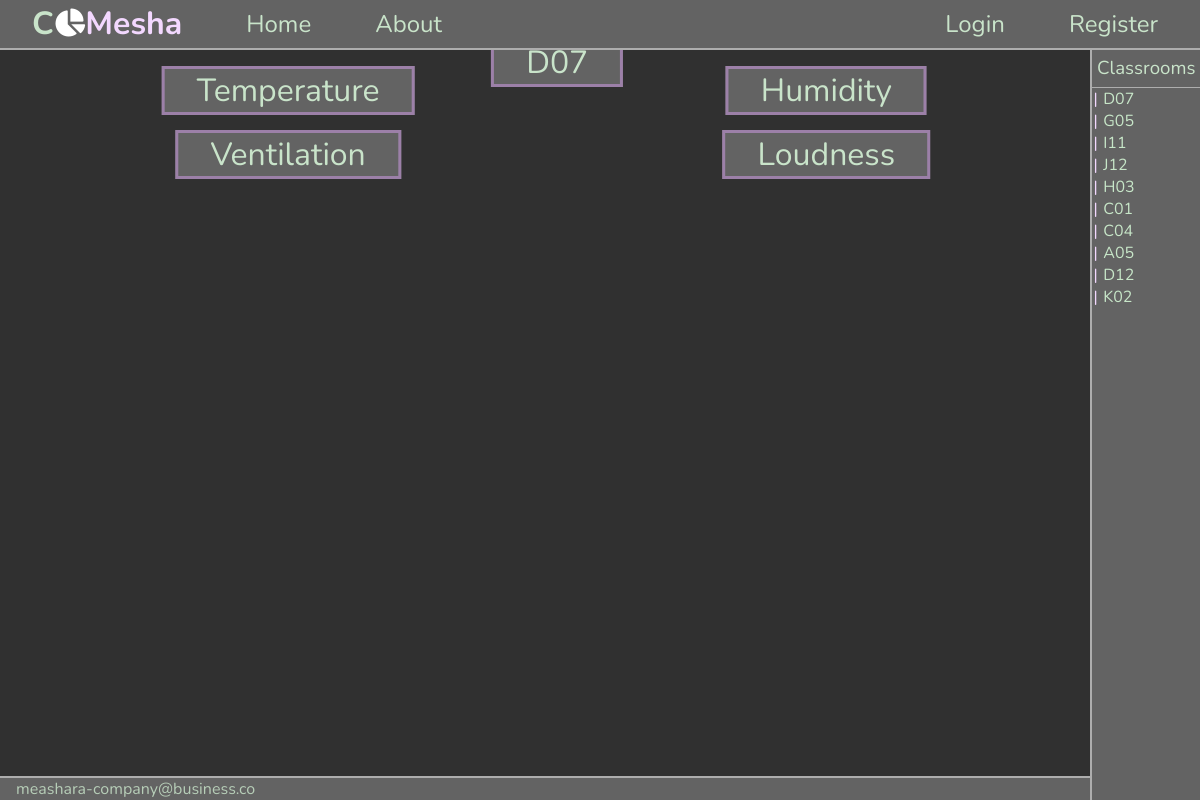
Screenshot of /classroom/D07 with the database file from the repository.
### database.py (models this page shows)
class Classroom(db.Model):
    __tablename__ = 'Classrooms'
    ClassroomID = db.Column(db.Text, primary_key=True)
    Teachers = db.relationship('Teacher', secondary='TeacherClassrooms', backref='classrooms')

### server.py (the view)
@app.route("/classroom/<string:classroom_id>")
def analytics(classroom_id):
    if classroom_id not in get_classrooms():
        abort(404)
    data = kowalski_analyze(classroom_id)
    loudness = data[1]
    temperature = data[2]
    humidity = data[3]
    ventilation = data[4]
    return (render_template("pages/analytics.html",
                            classroom=classroom_id, loudness=loudness,
                            temperature=temperature, humidity=humidity,
                            ventilation=ventilation))

### server.py (called while the page is built)
def get_classrooms():
    class_list = []
    with app.app_context():
        result = Classroom.query.with_entities(Classroom.ClassroomID).all()
        for i in result:
            class_list.append(i[0])
    return class_list

def tuple_to_list(content=tuple, convert_date=bool):
    result = []
    if convert_date:
        for i in content:
            temp_list = []
            date = i[0].split('-')
            new_date = f"new Date({date[0]}, {date[1]}, {date[2]})"
            temp_list.append(new_date)
            temp_list.append(i[1])
            result.append(temp_list)
    else:
        for i in content:
            result.append([*i])
    return result

### templates/pages/analytics.html (shortened to what this page needs)
{% extends 'layout.html' %}\
{% block content %}
<div class="chart-container">
    <div class="title"><h1  class='classroom'> {{classroom}} </h1></div>
    <div class="temp_chart">
        <div class="title"><h1>Temperature</h1></div>
    </div>
    <div class="humidity_chart">
        <div class="title"><h1>Humidity</h1></div>
    </div>
    <div class="vent_chart">
        <div class="title"> <h1>Ventilation</h1> </div>
    </div>
    <div class="loud_chart">
        <div class="title"><h1>Loudness</h1></div>
    </div>
</div>
{% endblock %}

### templates/sidebar.html
<h3 id="classroom-header"> Classrooms </h3>
<ul class="classroom-list">
{% for classroom in classrooms %}
    <li class="classroom-list-items"> <a href="/classroom/{{classroom}}"> {{classroom}} </a> </li>
{% endfor %}
</ul>

### static/css/layout.css (style rules this page uses)
.chart-container { margin: auto; margin-top: 1%; display: grid; grid-template-rows: 0.1fr 1fr 1fr; grid-template-columns: 1fr 1fr; grid-template-areas: "title title" "temp humidity" "vent loud"; -moz-column-gap: 10px; column-gap: 10px; }
.chart-container > *:not(.title) { border: 4px var(--edge-color) solid; background-color: #4d4949; }
.title { grid-area: title; margin: auto; position: relative; }
.title > h1 { position: absolute; left: 50%; transform: translate(-50%, 0); top: -1.7em; z-index: 1; padding: 0rem 2rem; font-size: 2rem; background: #636363; border: solid #9c80a8; border-radius: 0; font-weight: normal; }
.temp_chart, .loud_chart, .humidity_chart, .vent_chart { padding: 0.5rem; border-radius: 1rem; }
.temp_chart { grid-area: temp; margin: auto; }
.loud_chart { margin: auto; margin-top: 5%; grid-area: loud; }
.humidity_chart { grid-area: humidity; margin: auto; }
.vent_chart { margin: auto; margin-top: 5%; grid-area: vent; }
#classroom-header { text-align: center; padding: 0; margin: 5% 0; font-weight: normal; }
.classroom-list { margin: 0; padding: 0; overflow-y: auto; border-top: solid 1px var(--edge-color); }
.classroom-list-items { list-style: "|"; padding-left: 5%; margin-left: 5%; }
.classroom-list-items::marker { color: #F3D8FF; }
.classroom-list-items > a { color: #c7e6c8; }
:root { --text-color: #C9E4CA; --main-color: #636363; --main-color-darker: #303030; --border-color: white; --link-color: #F3D8FF; --small-box-color: #f3d8ff0e; --edge-color: #adadad; --react-color: #a195a7; }
html { box-sizing: border-box; min-width: 100vw; min-height: 100vh; font-family: "Nunito"; }
*, *:before, *:after { box-sizing: inherit; }
body { box-sizing: border-box; margin: 0; display: grid; width: 100vw; height: 100vh; grid-template-columns: 0.5fr 2fr 2fr 0.5fr; grid-template-rows: 0.2fr 4fr 4fr 0.2fr; grid-template-areas: "hd nav nav nav" "main main main sb" "main main main sb" "ft ft ft sb"; color: var(--text-color); background-color: var(--main-color); }
a { text-decoration: none; color: white; }

### rows the page displays
Classroom: ClassroomID "D07"
Classroom: ClassroomID "G05"
Classroom: ClassroomID "I11"
Classroom: ClassroomID "J12"
Classroom: ClassroomID "H03"
Classroom: ClassroomID "C01"
Classroom: ClassroomID "C04"
Classroom: ClassroomID "A05"
Classroom: ClassroomID "D12"
Classroom: ClassroomID "K02"

### other values shown
{{ classroom }} "D07"
